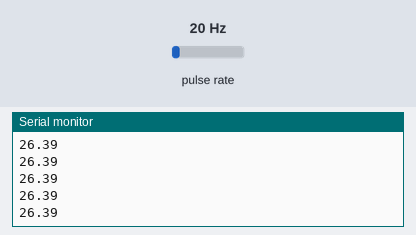
Recording of a program running on a simulated Arduino Uno, built with avr-gcc and run on an emulated ATmega328P. Parts: the last lines printed to the serial monitor. Wiring (inferred from the names in the program): pulse sensor: data pin 2. Inputs (shaded band) come from the test bench; at power-on: pulse rate 20 Hz.

Above: at 1.2 s.
1.3 s: pulse rate (sensor on pin 2) set to 4 Hz
At 1.61 s:
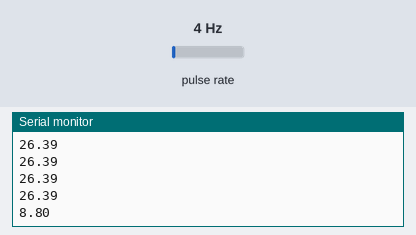
2.8 s: pulse rate (sensor on pin 2) set to 50 Hz
At 2.8 s:
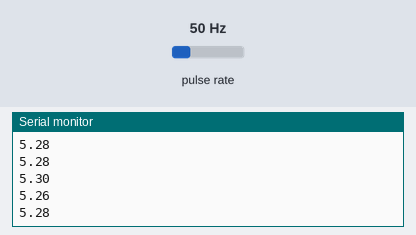
Timing chart, 0 to 5.8 s (numbered marks = the images above; inputs shaded):
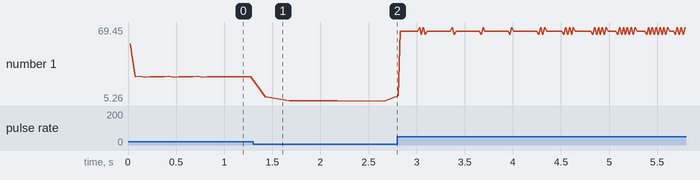

The program:

main.cpp
```cpp
#include <Arduino.h>
const int HALL_PIN = 2;
const double d_wheel = 0.35;
const double res_hall_perturn = 3;

double wheel_circ_res = 0;

//volatile bool HallStatus = false;
volatile int hall_time_old = 0;
volatile double measured_speed = 0; // in km/h

// put function declarations here:
void HallTriggered();

void setup() {
  // put your setup code here, to run once:
  pinMode(HALL_PIN, INPUT);
  attachInterrupt(digitalPinToInterrupt(HALL_PIN), HallTriggered ,FALLING);
  Serial.begin(9600);

  wheel_circ_res = PI*d_wheel*1/res_hall_perturn; // calculate length of wheel circumference over resolution of hall sensor
}

void loop() {
  // put your main code here, to run repeatedly:
}

// put function definitions here:
void HallTriggered(){
  int time_new = millis();  // get millis since program start
  int time_diff = time_new - hall_time_old; // calculate time diff to last trigger
  hall_time_old = time_new; // store new timestamp as last trigger
  measured_speed = wheel_circ_res*3.6*1000/time_diff;  // calculate speed in km/h
  Serial.println(measured_speed);

  /*
  if(HallStatus == true){
    HallStatus = false;
  }
  else{
    HallStatus = true;
  }
  digitalWrite(3,HallStatus);
  */


}
```

Measured:
- after the input at 1.3 s, the serial monitor: prints a new line after 0.13 s (image 1)
- plotted number 1: 26.39 → 5.28 after the input at 1.3 s, 5.28 → 62.83 after the input at 2.8 s
